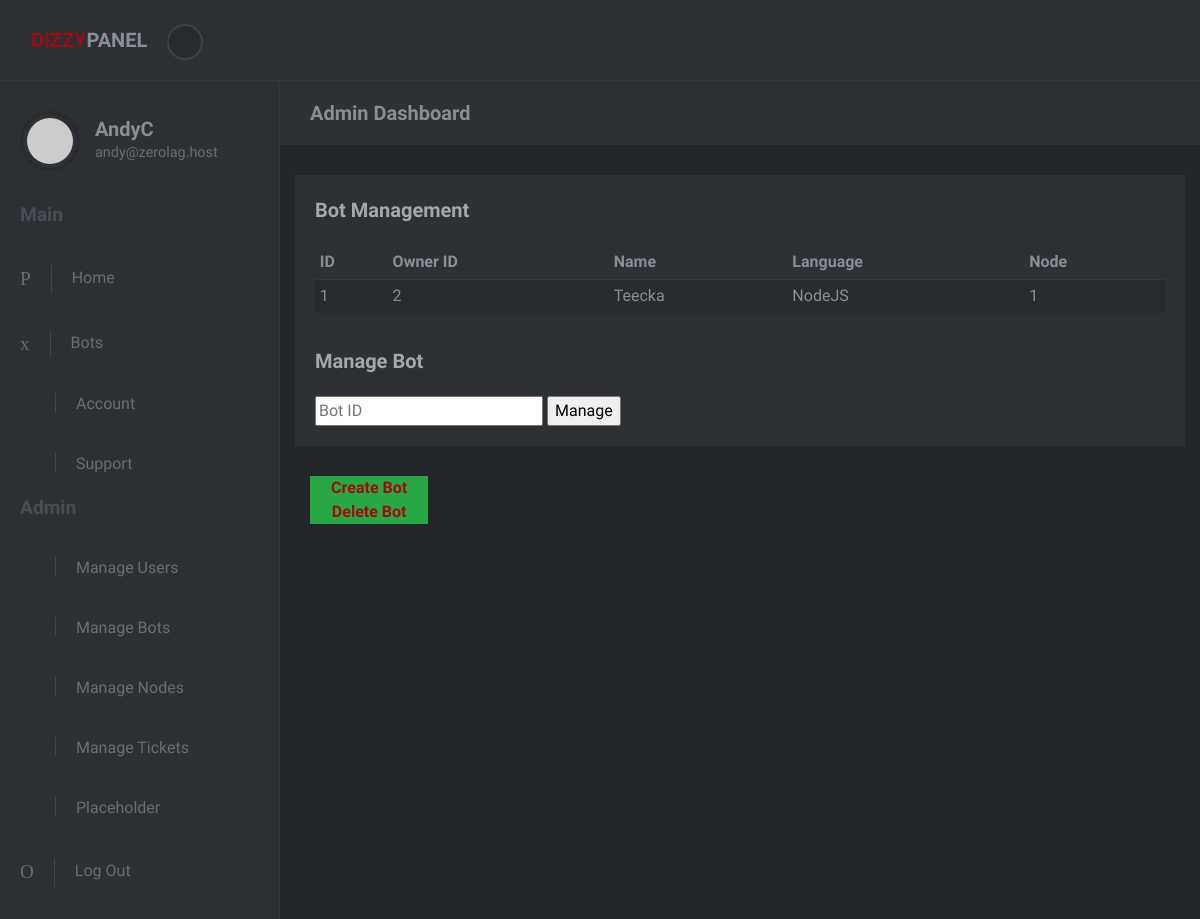
Page /admin/bot-manage.php (signed in) on the committed database.
### tables this page shows
CREATE TABLE `bots` (
  `bot_id` int(11) NOT NULL,
  `bot_name` varchar(255) NOT NULL,
  `bot_desc` varchar(5000) NOT NULL,
  `bot_owner` varchar(255) NOT NULL,
  `bot_lang` varchar(255) NOT NULL,
  `bot_node` int(11) NOT NULL
);

### admin/bot-manage.php (the view, shortened to what this page needs)
<?php
include 'header.php';
?>
<div class="page-content">
  <div class="page-header">
    <div class="container-fluid">
      <h2 class="h5 no-margin-bottom">Admin Dashboard</h2>
    </div>
  </div>
  <div class="col-lg-12">
    <div class="block">
      <div class="title"><strong>Bot Management</strong></div>
        <table class="table table-striped table-sm">
          <thead>
            <tr>
              <th>ID</th>
              <th>Owner ID</th>
              <th>Name</th>
              <th>Language</th>
              <th>Node</th>
            </tr>
          </thead>
          <tbody>
                <?php
                $sql = "SELECT bot_id, bot_owner, bot_name, bot_lang, bot_node FROM bots;";
                    $result = mysqli_query($conn, $sql);
                while ($row = mysqli_fetch_assoc($result)) {
                    echo '<tr>';
                    foreach ($row as $field) {
                        echo '<td>' . htmlspecialchars($field) . '</td>';
                    }
                    echo '</tr>';
                }
                ?>
          </tbody>
        </table>
        <hr>
        <div class="title"><strong>Manage Bot</strong></div>
        <form class="form" id="login-form" action="includes/bot-control.inc.php" method="POST">
          <input type="number" name="id" placeholder="Bot ID">
          <input type="submit" name="submit" value="Manage">
        </form>
        </div>
            <div class="col-lg-2 col-md-4"><a href="admin/bot-create.php" class="d-block megamenu-button-link bg-success"><center><strong>Create Bot</strong></center></a></div>
            <div class="col-lg-2 col-md-4"><a href="admin/bot-delete.php" class="d-block megamenu-button-link bg-success"><center><strong>Delete Bot</strong></center></a></div>
        </div>
    </div>
</div>
<?php include 'javascript.php'; ?>

### css/style.default.css (style rules this page uses)
body { position: relative; }
a { -webkit-transition: all 0.3s; transition: all 0.3s; display: inline-block; }
i, span, strong { display: inline-block; }
input { outline: none; }
.no-margin-bottom { margin-bottom: 0 !important; }
.block { padding: 20px; background: #2d3035; color: #8a8d93; margin-bottom: 30px; }
.page-content { position: relative; background: #22252a; min-height: 100vh; width: calc(100% - 280px); padding: 0; padding-bottom: 70px; }
.page-header { padding: 20px 15px; background: #2d3035; color: #8a8d93; margin-bottom: 30px; }
.block .title { margin-bottom: 20px; }
.block .title strong:first-child { font-size: 1.25rem; color: #a5a7ab; }
button, input[type='submit'] { cursor: pointer; font-family: inherit; font-weight: 300 !important; }
.table { margin-bottom: 0; }
.table td, .table th { border-color: #343a40; }
.table thead th { border: none; }
.table-striped tbody tr { -webkit-transition: all 0.3s; transition: all 0.3s; }
.table-striped tbody tr:nth-of-type(odd) { background-color: #282b2f; }
body { font-family: "Muli", sans-serif; font-size: 1rem; font-weight: 400; line-height: 1.5; color: #8a8d93; background-color: #fff; }
a { color: #9c0e0e; text-decoration: none; }
h1, h2, h3, h4, h5, h6, .h1, .h2, .h3, .h4, .h5, .h6 { margin-bottom: 0.5rem; font-family: inherit; font-weight: 700; line-height: 1.2; color: inherit; }
h2, .h2 { font-size: 2rem; }
h5, .h5 { font-size: 1.25rem; }
hr { border-top: 1px solid rgba(0, 0, 0, 0.1); }
.bg-success { background-color: #28a745 !important; }

### rows in the picture
bots: field "1", bot_owner "2", bot_name "Teecka", bot_lang "NodeJS"

### other values in the picture
$_SESSION['u_uid'] "AndyC"
$_SESSION['u_email'] "andy@zerolag.host"
